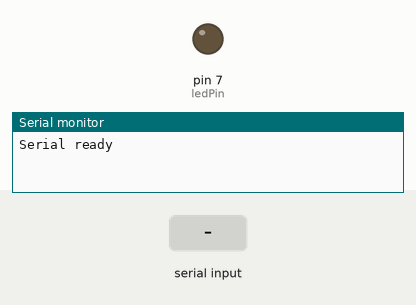
A sketch run on a simulated Arduino Uno, built with avr-gcc and run on an emulated ATmega328P. Shown: output pins drawn as LEDs (lit = HIGH), the last lines printed to the serial monitor. The test bench sets the inputs (shaded band).

Above: at 1.2 s.
1.3 s: "1" received over the second serial link
At 1.9 s:
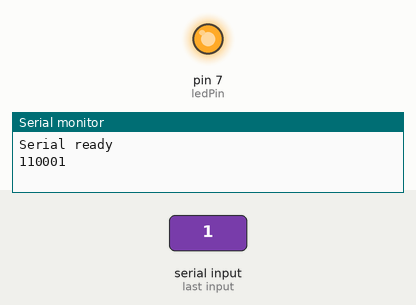
2.8 s: "0" received over the second serial link
At 3.2 s:
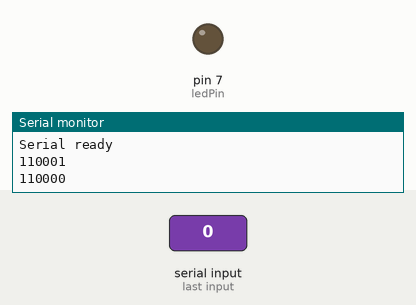
Timing chart, 0 to 5.8 s (numbered marks = the images above; inputs shaded):
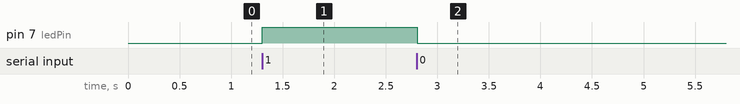

Measured:
- after the input at 1.3 s, pin 7 (ledPin): LOW → HIGH at once
- after the input at 2.8 s, pin 7 (ledPin): HIGH → LOW at once

The sketch:

bluetooth_with_SoftwareSerial.ino
```cpp
#include <SoftwareSerial.h>

#define ledPin 7
#define rxPin  2
#define txPin  3

int state = 0;
SoftwareSerial bluetooth(rxPin,txPin);

void setup() {
  pinMode(ledPin,OUTPUT);
  digitalWrite(ledPin, LOW);

  // Initialize Serial USB for debugging
  Serial.begin(9600);
  Serial.println("Serial ready");

  // Initialize the bluetooth
  bluetooth.begin(9600);
  bluetooth.println("Bluetooth ready");
}

void loop() {
  if(bluetooth.available() > 0) {
    state = bluetooth.read();
    Serial.println(state, BIN);
  }

  if (state == '0') {
    digitalWrite(ledPin,LOW);
  }
  else if (state == '1') {
    digitalWrite(ledPin,HIGH);
  }

  delay(10);
}
```
